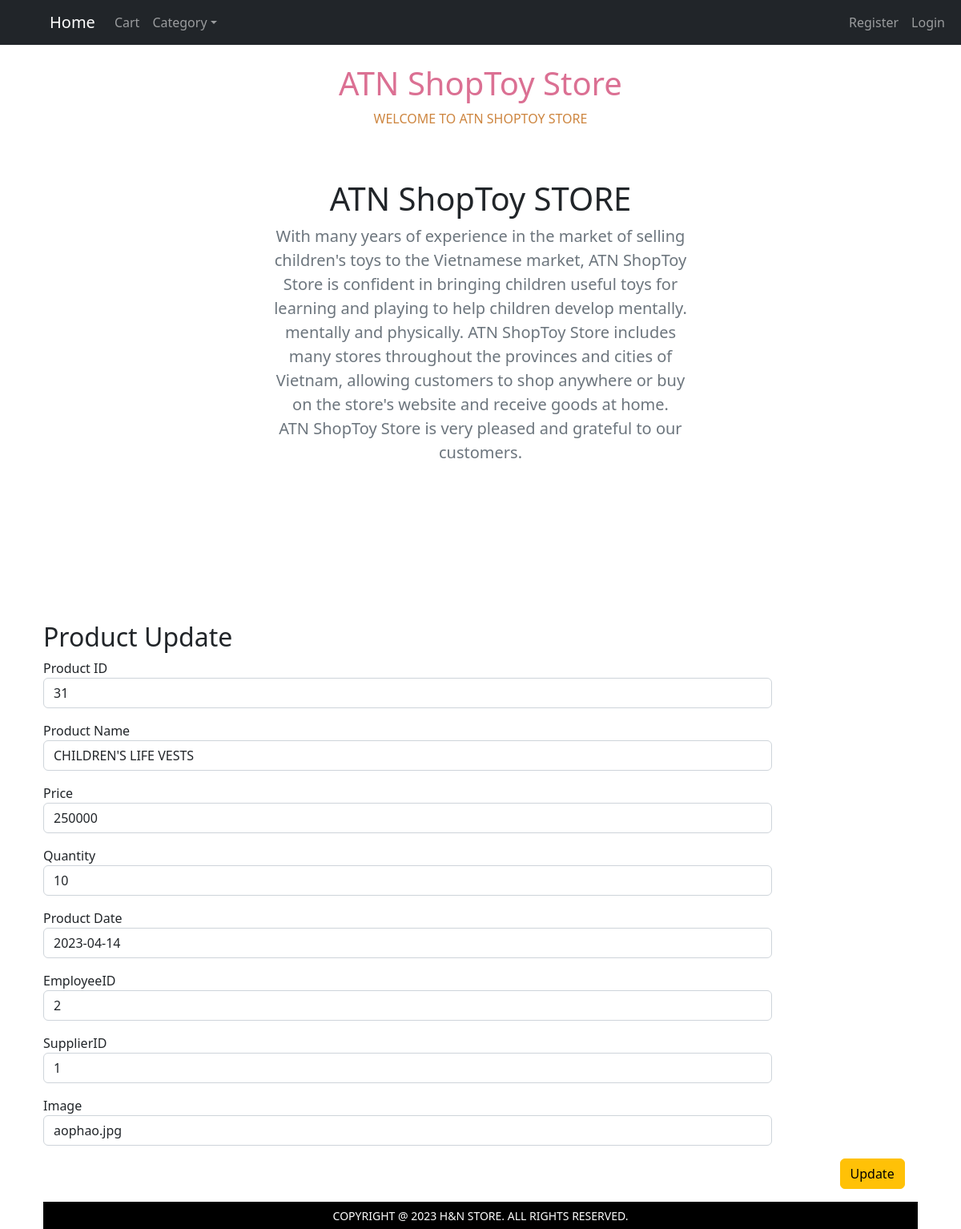
Screenshot of /update.php?id=31 with the database file from the repository.
### tables this page shows
CREATE TABLE `product` (
  `Id` int(11) NOT NULL,
  `Store_id` int(11) DEFAULT NULL,
  `ProductName` varchar(255) NOT NULL,
  `Price` decimal(10,0) NOT NULL,
  `Quantity` int(11) NOT NULL,
  `Date` date NOT NULL,
  `employID` int(11) NOT NULL,
  `supplierID` int(11) NOT NULL,
  `img` varchar(100) NOT NULL
);

### update.php (the view, shortened to what this page needs)
<?php
require_once('header.php');
$c = new Connect();
$blink = $c->ConnectToMySQL();
$product_id = $_GET['id'];
$sql = "SELECT * FROM product WHERE Id = $product_id";
$result = $blink->query($sql);
$row = $result->fetch_assoc();
?>
<div class="container">
    <h2>Product Update</h2>
    <form class="form form-vertical" method="POST" action="#" enctype="multipart/form-data">
            <div class="row mb-3">
                <div class="col-12">
                    <label for="storeID" class="col-sm-2">Product ID</label>
                    <div class="col-sm-10">
                        <input id="productId" type="text" name="Id" class="form-control" value="<?= $row['Id'] ?>" required>
                    </div>
                </div>
            </div>
            <div class="row mb-3">
                <div class="col-12">
                    <label for="proName" class="col-sm-2">Product Name</label>
                    <div class="col-sm-10">
                        <input id="pname" type="text" name="ProductName" class="form-control" value="<?= $row['ProductName'] ?>" required>
                    </div>
                </div>
            </div>
            <div class="row mb-3">
                <div class="col-12">
                    <label for="price" class="col-sm-2">Price</label>
                    <div class="col-sm-10">
                        <input id="pprice" type="text" name="Price" class="form-control" value="<?= $row['Price'] ?>" required>
                    </div>
                </div>
            </div>
            <div class="row mb-3">
                <div class="col-12">
                    <label for="quantity" class="col-sm-2">Quantity</label>
                    <div class="col-sm-10">
                        <input id="pquan" type="text" name="Quantity" class="form-control" value="<?= $row['Quantity'] ?>" required>
                    </div>
                </div>
            </div>
            <div class="row mb-3">
                <div class="col-12">
                    <label for="proDate" class="col-sm-2">Product Date</label>
                    <div class="col-sm-10">
                        <input id="date" type="text" name="Date" class="form-control" value="<?= $row['Date'] ?>" required>
                    </div>
                </div>
            </div>
            <div class="row mb-3">
                <div class="col-12">
                    <label for="employee" class="col-sm-2">EmployeeID</label>
                    <div class="col-sm-10">
                        <input id="employeeid" type="text" name="employID" class="form-control" value="<?= $row['employID'] ?>" required>
                    </div>
                </div>
            </div>
            <div class="row mb-3">
                <div class="col-12">
                    <label for="supID" class="col-sm-2">SupplierID</label>
                    <div class="col-sm-10">
                        <input id="supplierID" type="text" name="supplierID" class="form-control" value="<?= $row['supplierID'] ?>" required>
                    </div>
                </div>
            </div>
            <div class="row mb-3">
                <div class="col-12">
                    <label for="image" class="col-sm-2">Image</label>
                    <div class="col-sm-10">
               <input id="image" type="text" name="img" class="form-control" value="<?= $row['img'] ?>" required>
                    </div>
                </div>
            </div>
            <div class="row mb-3">
                <div class="col-2 ms-auto row">
                    <div class="col-6 d-grid mx-auto">
                        <button type="submit" name="UPDATE" class="btn btn-warning">Update</button>
                    </div>
                </div>
            </div>
        </form>
    </div>
<?php
require_once('footer.php');
?>

### rows the page displays
product: Id "31", ProductName "CHILDREN'S LIFE VESTS", Price "250000", Quantity "10", Date "2023-04-14", employID "2", supplierID "1", img "aophao.jpg"
